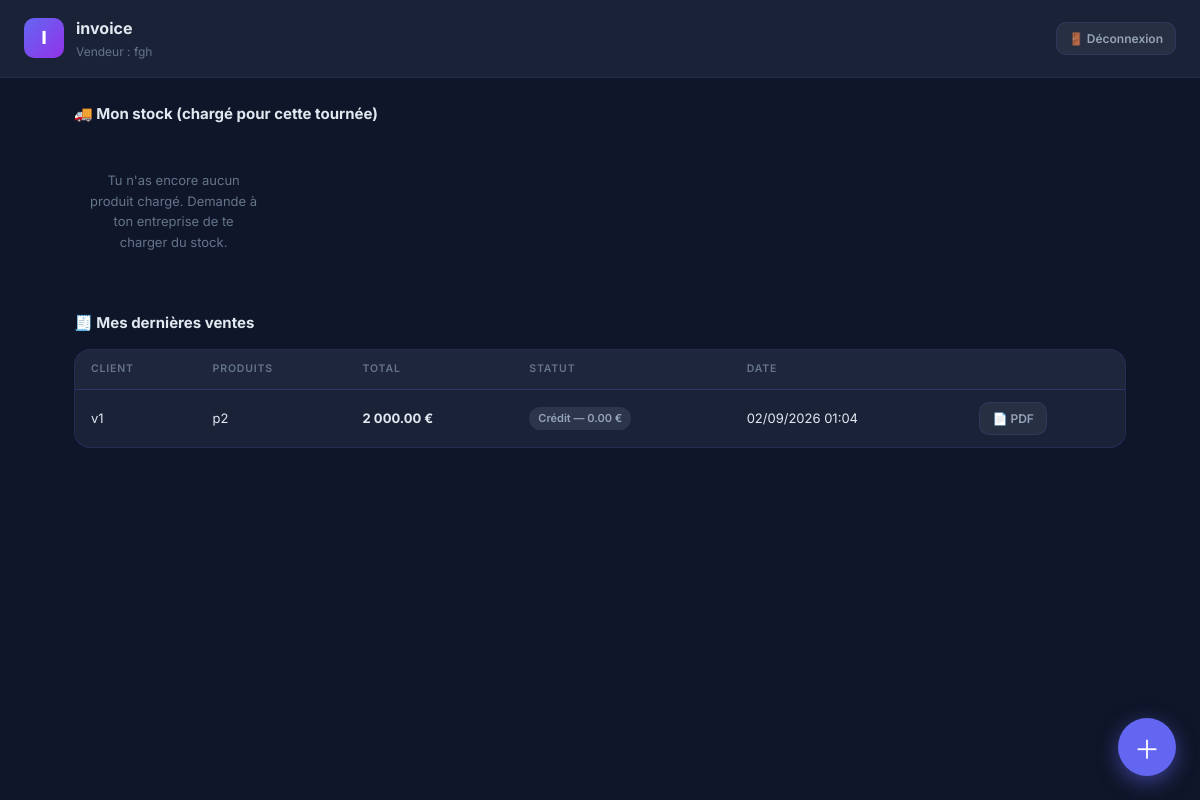
The app's page /vendeur/ (signed in) with its own data.
### InvoiceApp/models.py (models this page shows, shortened)
class User(AbstractUser):
    logo = models.ImageField(upload_to="company_logos/", blank=True, null=True, verbose_name="Logo de l'entreprise")
    company_name = models.CharField(max_length=255, verbose_name="Nom de l'entreprise")
    company_email = models.EmailField(blank=True, null=True,verbose_name="Adresse email")
    phone = models.CharField(max_length=20, blank=True, verbose_name="Téléphone")
    address = models.TextField(blank=True, verbose_name="Adresse")
    add_date = models.DateTimeField(auto_now_add=True, verbose_name="Date d'inscription",blank=True, null=True,)
    default_currency = models.CharField(max_length=3, choices=CURRENCY_CHOICES, default='EUR', verbose_name="Devise de l'entreprise")
    agent_login_code = models.CharField(max_length=8, unique=True, blank=True, verbose_name="Code de connexion vendeurs")
    next_invoice_number = models.PositiveIntegerField(default=1, verbose_name="Prochain numéro de facture")
    class Meta:
        verbose_name = "Entreprise"
        verbose_name_plural = "Entreprises"

class Agent(models.Model):
    company = models.ForeignKey(User, on_delete=models.CASCADE, related_name='agents', verbose_name="Entreprise")
    name = models.CharField(max_length=255, verbose_name="Nom")
    email = models.EmailField(blank=True, verbose_name="Email")
    phone = models.CharField(max_length=20, blank=True, verbose_name="Téléphone")
    role = models.ForeignKey(AgentRole, on_delete=models.SET_NULL, null=True, blank=True, verbose_name="Rôle")
    engine = models.ForeignKey('Engine', on_delete=models.SET_NULL, null=True, blank=True, related_name='assigned_agents', verbose_name="Engin par défaut")
    pin_hash = models.CharField(max_length=128, blank=True, verbose_name="PIN (haché)")
    is_active = models.BooleanField(default=True, verbose_name="Accès actif")
    created_at = models.DateTimeField(auto_now_add=True, verbose_name="Date de création")
    class Meta:
        verbose_name = "Agent"
        verbose_name_plural = "Agents"
        ordering = ['-created_at']

class Sale(models.Model):
    company = models.ForeignKey(User, on_delete=models.CASCADE, related_name='sales', verbose_name="Entreprise")
    client = models.ForeignKey(Client, on_delete=models.CASCADE, related_name='sales', verbose_name="Client")
    agent = models.ForeignKey(Agent, on_delete=models.SET_NULL, null=True, blank=True, related_name='sales', verbose_name="Agent")
    product = models.ForeignKey(Product, on_delete=models.CASCADE, related_name='sales', verbose_name="Produit", null=True, blank=True)
    quantity = models.PositiveIntegerField(default=0, verbose_name="Quantité")
    unit_price = models.DecimalField(max_digits=10, decimal_places=2, default=Decimal('0.00'), verbose_name="Prix unitaire")
    total_price = models.DecimalField(max_digits=10, decimal_places=2, default=Decimal('0.00'), verbose_name="Prix total")
    currency = models.CharField(max_length=3, choices=Product.CURRENCY_CHOICES, default='EUR', verbose_name="Devise")
    date = models.DateTimeField(auto_now_add=True, verbose_name="Date")
    @property
    def item_names(self):
        names = [item.product.name for item in self.sale_items.all() if item.product]
        return ', '.join(names)
    @property
    def formatted_total_price(self):
        symbols = {'EUR': '€', 'USD': '$', 'XOF': 'FCFA'}
        symbol = symbols.get(self.currency, self.currency)
        amount = f"{self.total_price:,.0f}".replace(',', ' ') if self.currency == 'XOF' else f"{self.total_price:,.2f}".replace(',', ' ')
        return f"{symbol}{amount}" if self.currency == 'USD' else f"{amount} {symbol}"
    class Meta:
        verbose_name = "Vente"
        verbose_name_plural = "Ventes"
        ordering = ['-date']

class Client(models.Model):
    company = models.ForeignKey(User, on_delete=models.CASCADE, related_name='clients', verbose_name="Entreprise")
    name = models.CharField(max_length=255, verbose_name="Nom du client")
    shop_name = models.CharField(max_length=255, blank=True, verbose_name="Nom du magasin")
    email = models.EmailField(blank=True, verbose_name="Email")
    phone = models.CharField(max_length=20, blank=True, verbose_name="Téléphone")
    address = models.TextField(blank=True, verbose_name="Adresse")
    created_at = models.DateTimeField(auto_now_add=True, verbose_name="Date de création")
    class Meta:
        verbose_name = "Client"
        verbose_name_plural = "Clients"
        ordering = ['-created_at']

class SaleItem(models.Model):
    sale = models.ForeignKey(Sale, on_delete=models.CASCADE, related_name='sale_items', verbose_name="Vente")
    product = models.ForeignKey(Product, on_delete=models.CASCADE, related_name='sale_items', verbose_name="Produit")
    quantity = models.PositiveIntegerField(default=1, verbose_name="Quantité")
    unit_price = models.DecimalField(max_digits=10, decimal_places=2, default=Decimal('0.00'), verbose_name="Prix unitaire")
    total_price = models.DecimalField(max_digits=10, decimal_places=2, default=Decimal('0.00'), verbose_name="Prix total")
    currency = models.CharField(max_length=3, choices=Product.CURRENCY_CHOICES, default='EUR', verbose_name="Devise")
    class Meta:
        verbose_name = "Ligne de vente"
        verbose_name_plural = "Lignes de vente"

class Product(models.Model):
    CURRENCY_CHOICES = CURRENCY_CHOICES
    company = models.ForeignKey(User, on_delete=models.CASCADE, related_name='products', verbose_name="Entreprise")
    image = models.ImageField(upload_to="product_images/", blank=True, null=True, verbose_name="Image du produit")
    name = models.CharField(max_length=255, verbose_name="Nom du produit")
    description = models.TextField(blank=True, verbose_name="Description")
    price = models.DecimalField(max_digits=10, decimal_places=2, verbose_name="Prix")
    currency = models.CharField(max_length=3, choices=CURRENCY_CHOICES, default='EUR', verbose_name="Devise")
    stock_quantity = models.PositiveIntegerField(default=0, verbose_name="Quantité en stock")
    created_at = models.DateTimeField(auto_now_add=True, verbose_name="Date de création")
    class Meta:
        verbose_name = "Produit"
        verbose_name_plural = "Produits"
        ordering = ['-created_at']

class Invoice(models.Model):
    company = models.ForeignKey(User, on_delete=models.CASCADE, related_name='invoices', verbose_name="Entreprise")
    sale = models.OneToOneField(Sale, on_delete=models.CASCADE, related_name='invoice', verbose_name="Vente associée")
    invoice_number = models.CharField(max_length=50, verbose_name="Numéro de facture")
    issued_date = models.DateTimeField(auto_now_add=True, verbose_name="Date d'émission")
    due_date = models.DateField(verbose_name="Date d'échéance")
    amount_paid = models.DecimalField(max_digits=10, decimal_places=2, default=Decimal('0.00'), verbose_name="Montant déjà payé")
    status = models.CharField(max_length=20, choices=[
        ('pending', 'En attente (crédit)'),
        ('partial', 'Paiement partiel'),
        ('paid', 'Payée'),
        ('overdue', 'En retard')
    ], default='pending', verbose_name="Statut")
    @property
    def balance_due(self):
        total = self.sale.total_price if self.sale else Decimal('0.00')
        remaining = total - self.amount_paid
        return remaining if remaining > 0 else Decimal('0.00')
    @property
    def formatted_balance_due(self):
        return self._format_money(self.balance_due)
    def _format_money(self, value):
        currency = self.sale.currency if self.sale else 'EUR'
        symbols = {'EUR': '€', 'USD': '$', 'XOF': 'FCFA'}
        symbol = symbols.get(currency, currency)
        amount = f"{value:,.0f}".replace(',', ' ') if currency == 'XOF' else f"{value:,.2f}".replace(',', ' ')
        return f"{symbol}{amount}" if currency == 'USD' else f"{amount} {symbol}"
    class Meta:
        verbose_name = "Facture"
        verbose_name_plural = "Factures"
        unique_together = ('company', 'invoice_number')
        ordering = ['-issued_date']

### InvoiceApp/views/vendor.py (the view)
# urls.py: path('vendeur/', invoice_views.vendor_dashboard, name='vendor_dashboard'),
@agent_login_required
def vendor_dashboard(request):
    agent = request.agent
    agent_stocks = AgentStock.objects.filter(agent=agent, quantity__gt=0).select_related('product').order_by('product__name')
    clients = Client.objects.filter(company=agent.company)
    recent_sales = Sale.objects.filter(company=agent.company, agent=agent).select_related('invoice', 'client').order_by('-date')[:15]
    context = {
        'agent': agent,
        'company_name': agent.company.company_name,
        'company_logo_url': agent.company.logo.url if agent.company.logo else None,
        'agent_stocks': agent_stocks,
        'clients': clients,
        'sales': recent_sales,
    }
    return render(request, 'vendor_dashboard.html', context)

### InvoiceApp/templates/vendor_dashboard.html (shortened to what this page needs)
<!DOCTYPE html>
<html lang="fr">
<head>
</head>
<body>
<header class="topbar">
    <div class="topbar-left">
        {% if company_logo_url %}
        <img src="{{ company_logo_url }}" alt="Logo" style="width:40px;height:40px;object-fit:contain;border-radius:10px;background:#fff;padding:3px;">
        {% else %}
        <div class="logo-mark">{{ company_name|first|upper }}</div>
        {% endif %}
        <div>
            <div class="topbar-title">{{ company_name }}</div>
            <div class="topbar-sub">Vendeur : {{ agent.name }}</div>
        </div>
    </div>
    <a href="{% url 'vendor_logout' %}" class="btn btn-ghost btn-sm">🚪 Déconnexion</a>
</header>
<main class="content">
    <div class="section-title">🚚 Mon stock (chargé pour cette tournée)</div>
    <div class="product-grid">
        {% for stock in agent_stocks %}
        <div class="product-card">
            {% if stock.product.image %}
            <img src="{{ stock.product.image.url }}" alt="{{ stock.product.name }}" class="product-image">
            {% else %}
            <div class="product-image-placeholder">📦</div>
            {% endif %}
            <div class="product-name">{{ stock.product.name }}</div>
            <div class="product-price">{{ stock.formatted_unit_price }}</div>
            <div class="product-stock {% if stock.quantity == 0 %}stock-empty{% endif %}">
                {% if stock.quantity > 0 %}{{ stock.quantity }} disponible{% else %}Épuisé{% endif %}
            </div>
        </div>
        {% empty %}
        <div class="empty-state">Tu n'as encore aucun produit chargé. Demande à ton entreprise de te charger du stock.</div>
        {% endfor %}
    </div>
    <div class="section-title">🧾 Mes dernières ventes</div>
    <div class="table-card">
        <div class="table-wrap">
            <table>
                <thead>
                    <tr>
                        <th>Client</th>
                        <th>Produits</th>
                        <th>Total</th>
                        <th>Statut</th>
                        <th>Date</th>
                        <th></th>
                    </tr>
                </thead>
                <tbody>
                    {% for sale in sales %}
                    <tr>
                        <td>{{ sale.client.name }}</td>
                        <td>{{ sale.item_names }}</td>
                        <td><strong>{{ sale.formatted_total_price }}</strong></td>
                        <td>
                            {% if sale.invoice %}
                                {% if sale.invoice.status == 'paid' %}
                                <span class="status-badge status-paid">Payée</span>
                                {% elif sale.invoice.status == 'partial' %}
                                <span class="status-badge status-partial">Avance — reste {{ sale.invoice.formatted_balance_due }}</span>
                                {% elif sale.invoice.status == 'overdue' %}
                                <span class="status-badge status-overdue">En retard — {{ sale.invoice.formatted_balance_due }}</span>
                                {% else %}
                                <span class="status-badge status-pending">Crédit — {{ sale.invoice.formatted_balance_due }}</span>
                                {% endif %}
                            {% endif %}
                        </td>
                        <td>{{ sale.date|date:"d/m/Y H:i" }}</td>
                        <td style="display:flex; gap:6px; flex-wrap:wrap;">
                            {% if sale.invoice %}
                            <a href="{% url 'vendor_invoice_pdf' sale.invoice.id %}" target="_blank" class="btn btn-ghost btn-sm">📄 PDF</a>
                            {% endif %}
                        </td>
                    </tr>
                    {% empty %}
                    <tr><td colspan="6" class="empty-state">Aucune vente enregistrée pour l'instant.</td></tr>
                    {% endfor %}
                </tbody>
            </table>
        </div>
    </div>
</main>
<button class="fab" onclick="openSaleModal()" title="Nouvelle vente">＋</button>
</body>
</html>

### records on screen
User: company_name "I", company_name "invoice"
Agent: name "fgh"
Sale: client.name "v1", item_names "p2", formatted_total_price "2 000.00 €", invoice.formatted_balance_due "0.00 €", date "02/09/2026 01:04", shows "📄 PDF"
